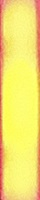
#> input picture hist_standard/R-1.jpg, 40 x 200 px
$ python main.py
#> lines starting #> are read from the running program, lines starting #| are printed output that depends on the picture
### expansion_labeling_prcessing.py
#!/usr/bin/python
# -*- coding: utf-8 -*-
"""
    Description:
    ----------

    Module used:
    ----------


    Author:
    ----------
        Shunya TANAKA

"""

# ========== Modules ========== #
import cv2
import os
import sys
import time
import numpy as np

# ========== Debugger ========== #
# Get File Name
FILE_NAME = os.path.basename(__file__)


def expansion_labeling_prcessing(img_bin, area_size, area_aspect, DEBUG, img_bgr):
    """

    Parameters
    ----------

    img_bin : image
        binary image

    area_size : list of float
        検出するプロブの面積の最小値, 最大値
        [0]: min : int
        [1]: max : int

    area_aspect : list of float
        検出オブジェクトのアスペクト比
        [0]: min
        [1]: max

    DEBUG : list of bool
        デバッグ機能有効化
        [0] : Terminal output
        [1] : Window monitor output

    img_bgr : image
        DEBUGで使用するために必要

    Returns
    ----------

    _num_object : int
        フィルタを通過したプロブの数

    _list_data : list of float64
        フィルタを通過した各プロブのデータを格納したリスト


    """

    # Get Function Name
    FUNCTION_NAME = sys._getframe().f_code.co_name

    # Debugger Info
    DEBUG_INFO = "[" + FILE_NAME + ", " + FUNCTION_NAME + "]:"

    # ------------------------------ #

    # Labeling Process
    _num_object, _labeling, _contours, _GoCs = cv2.connectedComponentsWithStats(img_bin)

    # Define data list
    _list_data = np.zeros((_num_object, 9), dtype=np.float64)

    # 何もプロブが無いとエラーとなるので例外処理
    if (1 <= _num_object):

        # 条件にあうプロブを満たすものだけをカウント
        label = 0

        # プロブがあるとき, 0個目からデータを取得する
        for i in range(0, _num_object):

            # 重心座標取得
            center_x, center_y = _GoCs[i]

            # オブジェクトの左上の座標(x,y),横幅,縦幅,面積取得
            square_x, square_y, w, h, size = _contours[i]

            # Area filter & Aspect ratio filter
            if ((area_size[0] <= size) & (size <= area_size[1]) & (area_aspect[0] <= w / h) & (
                    w / h <= area_aspect[1])):

                _list_data[label][0] = label  # 割り当てられたラベルナンバー(あんまり使わない？)
                _list_data[label][1] = size  # ラベルナンバーの面積
                _list_data[label][2] = center_x  # 重心(x座標)
                _list_data[label][3] = center_y  # 重心(y座標)
                _list_data[label][4] = square_x  # 認識したオブジェクトの左上のx座標
                _list_data[label][5] = square_y  # 認識したオブジェクトの左上のx座標
                _list_data[label][6] = w  # 横幅
                _list_data[label][7] = h  # 縦幅
                _list_data[label][8] = w / h  # アスペクト比

                # DEBUG Monitor
                if (DEBUG[1] == True):
                    img_dst = cv2.rectangle(img_bgr, (int(_list_data[label][4]), int(_list_data[label][5])), (
                        int(_list_data[label][4] + _list_data[label][6]),
                        int(_list_data[label][5] + _list_data[label][7])), (0, 0, 255), 1)

                    img_dst = cv2.circle(img_bgr, (int(center_x), int(center_y)), 1, (0, 0, 255), -1)

                    img_dst = cv2.putText(img_dst, "{}".format(label), (int(center_x), int(center_y) - 5),
                                          cv2.FONT_HERSHEY_SIMPLEX, 0.5, (0, 255, 0), 2, cv2.LINE_AA)

                    cv2.namedWindow(DEBUG_INFO + " result", cv2.WINDOW_AUTOSIZE)
                    cv2.imshow(DEBUG_INFO + " result", img_dst)

                # Debug Terminal
                if (DEBUG[0] == True):
                    print("-" * 30)
                    print(DEBUG_INFO)
                    print("label num        :{}".format(_list_data[label][0]))
                    print("size             :{}".format(_list_data[label][1]))
                    print("center_x         :{:.2f}".format(_list_data[label][2]))
                    print("center_y         :{:.2f}".format(_list_data[label][3]))
                    print("square_x         :{}".format(_list_data[label][4]))
                    print("square_y         :{}".format(_list_data[label][5]))
                    print("w                :{}".format(_list_data[label][6]))
                    print("h                :{}".format(_list_data[label][7]))
                    print("aspect           :{:.4f}".format(_list_data[label][8]))

                label += 1

            _num_object = label

    return _num_object, _list_data


# [2 lines that do not run on import are left out]

### main.py
#!/usr/bin/python
# -*- coding: utf-8 -*-

"""
    Description:
    ----------


    Module used:
    ----------


    Author:
    ----------
        Shunya TANAKA
"""

# ======================================== #
#
#           Import Modules
#
# ======================================== #

# 公式モジュール
import cv2
import numpy as np
# from matplotlib import pyplot as plt
import time

# myself modules
import expansion_labeling_prcessing as ELP

print("----------Import Modules Clear----------")


# ======================================== #
#
#           Define Functions
#
# ======================================== #

print("----------Define Functions Clear----------")


# ======================================== #
#
#           Define GlobalValues
#
# ======================================== #

print("----------Define GlobalValues Clear----------")


# ======================================== #
#
#           Main code start
#
# ======================================== #

def main():
    """
        Description:
        ----------

        Parameter:
        ----------
        * None

        Return:
        ----------
        * None
    """


    # ===== Standart Histgram Data 読み込み===== #
    _img_hist_stand_red = cv2.imread("./hist_standard/R-1.jpg", 1)
#> _img_hist_stand_red is the input picture: shape (200, 40, 3); mean B, G, R 110.4, 226.4, 246.1
    _img_hist_stand_red_hsv = cv2.cvtColor(_img_hist_stand_red, cv2.COLOR_BGR2HSV)
#> _img_hist_stand_red_hsv: shape (200, 40, 3); mean H, S, V 26.7, 140.9, 246.3
    _img_hist_stand_red_h = cv2.calcHist(_img_hist_stand_red_hsv, [0], None, [180], [0, 180])
    _img_hist_stand_red_h_w, _img_hist_stand_red_h_h, _img_hist_stand_red_h_ch = _img_hist_stand_red.shape[:3]

    # [10 lines of commented-out code are left out]
    _img_src = cv2.imread("./img_data/temp1.jpg", 1)
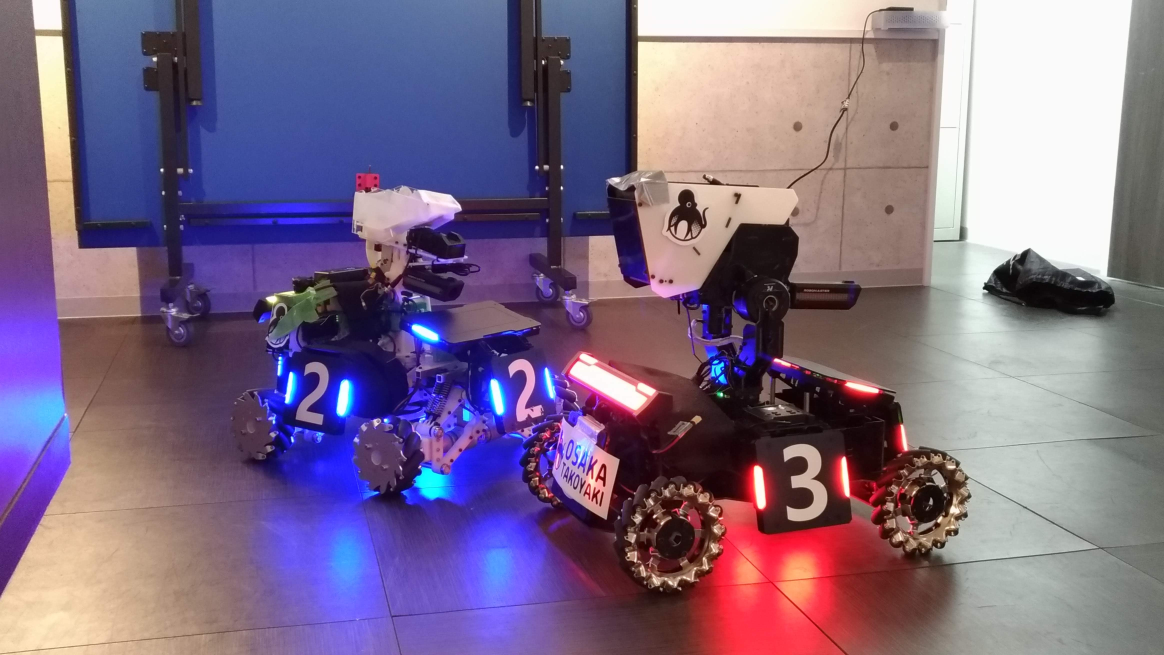
#> input picture img_data/temp1.jpg, 4656 x 2620 px (shown at 1/4 size)
#> _img_src is the input picture: shape (2620, 4656, 3); mean B, G, R 134.4, 107.3, 125.9
    print("size={}".format(_img_src.shape))
#| size=(2620, 4656, 3)
    # 画像リサイズ
    _img_src = cv2.resize(_img_src, (1280, 720))
#> _img_src: shape (720, 1280, 3)

    while True:


        time_start = time.time()

        # cv2.namedWindow("_img_src", cv2.WINDOW_NORMAL)
        # cv2.imshow("_img_src", _img_src)


        # ===== グレイスケールへ変換 ===== #
        """
            一定しきい値を超える明るさの領域を探す
        """
        # BGR色空間からGrayへ変換
        _img_gray = cv2.cvtColor(_img_src, cv2.COLOR_BGR2GRAY)
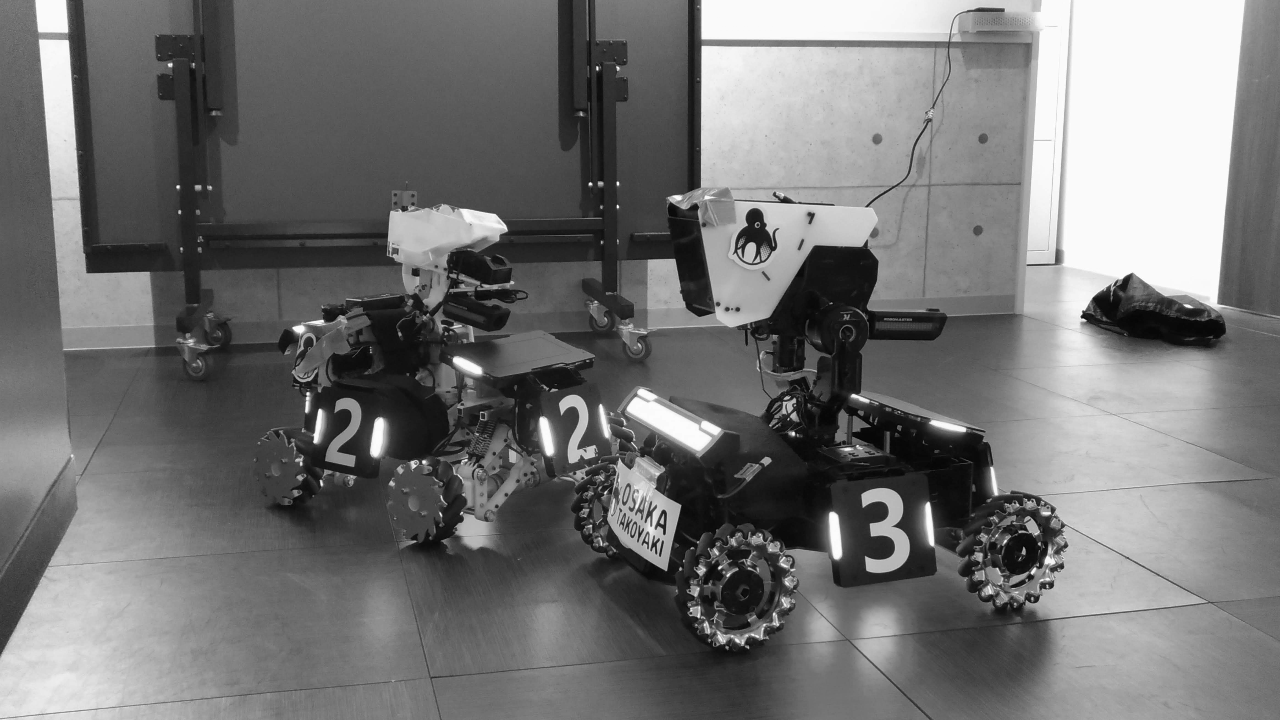
#> _img_gray: shape (720, 1280); min 3, max 255, mean 115.9
        # cv2.namedWindow("_img_gray", cv2.WINDOW_NORMAL)
        # cv2.imshow("_img_gray", _img_gray)

        ret, _img_thresh = cv2.threshold(_img_gray, 220, 255, cv2.THRESH_TOZERO)
        # cv2.namedWindow("_img_thresh", cv2.WINDOW_NORMAL)
        # cv2.imshow("_img_thresh", _img_thresh)


        # ===== Morphology ===== #
        _ERODE_KERNEL = np.ones((3, 3),np.uint8)
        """
        _img_erode_dst = cv2.erode(img_thresh, _ERODE_KERNEL, iterations = 1)
        cv2.namedWindow("_img_erode_dst", cv2.WINDOW_NORMAL)
        cv2.imshow("_img_erode_dst", _img_erode_dst)
        """
        _img_opening_dst = cv2.morphologyEx(_img_thresh, cv2.MORPH_OPEN, _ERODE_KERNEL)
        cv2.namedWindow("_img_opening", cv2.WINDOW_NORMAL)
        cv2.imshow("_img_opening", _img_opening_dst)


        # ===== Labering処理 ===== #
        """
            - 重心座標
            - サイズ
        """
        _debug_src = _img_src.copy()


        num, _data = ELP.expansion_labeling_prcessing(_img_opening_dst, [50, 2000], [0.0, 1.0], [False, False], _debug_src)
#> in expansion_labeling_prcessing, `_num_object, _labeling, _contours, _GoCs = cv2.connectedComponentsWith..`:
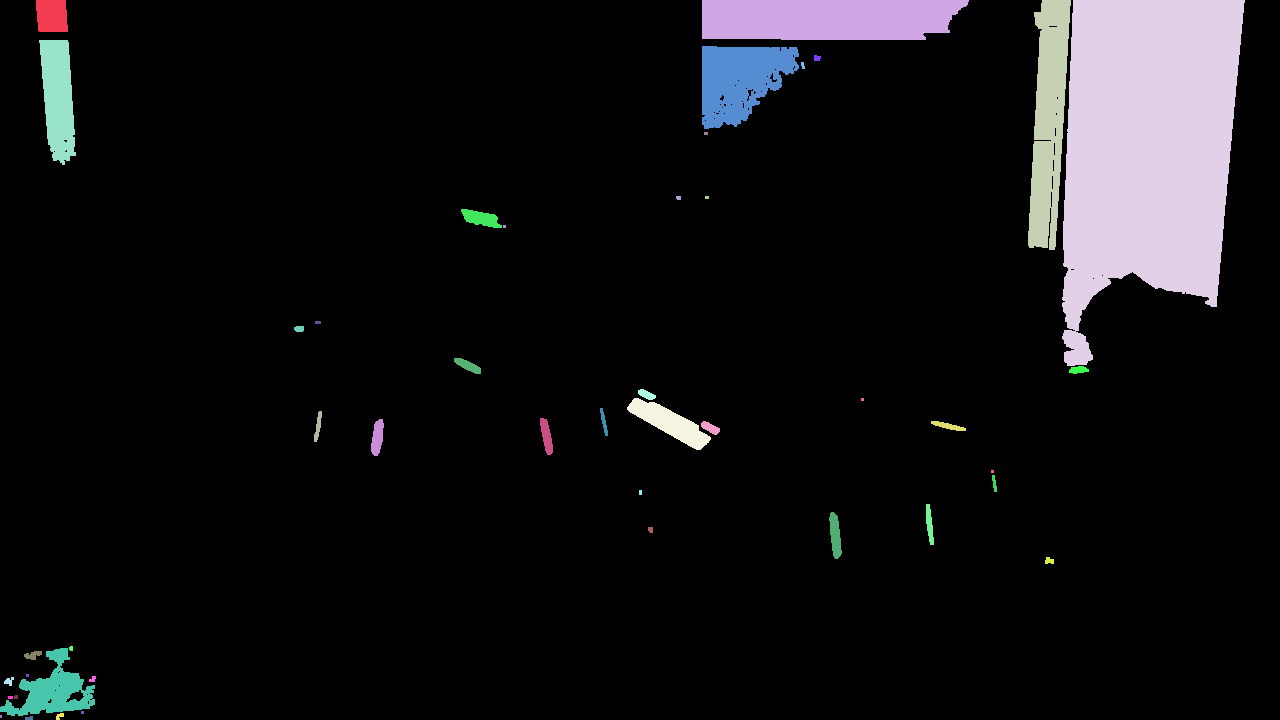
#> _labeling: shape (720, 1280) int32; 46 distinct labels, from 0 to 45; one colour per label, 0 black
#> the loop in expansion_labeling_prcessing, `for i in range(0, _num_object):` made 46 passes
#> (center_x, center_y, square_x, square_y, w, h, size) on passes 1 to 12: (608.6, 379.7, 0, 0, 1280, 720, 837984), (51.45, 15.45, 36, 0, 32, 32, 957), (826.8, 18.76, 702, 0, 267, 40, 9861), (1048.4, 120.4, 1028, 0, 43, 250, 7072), (1147, 147.7, 1062, 0, 183, 366, 48959), (57.77, 97.86, 39, 40, 37, 125, 3319), (739.9, 79.62, 702, 46, 97, 83, 5600), (816.7, 57.67, 814, 55, 7, 6, 36), (802.4, 65, 801, 62, 4, 7, 21), (705.5, 133, 704, 132, 4, 3, 12), (678.1, 197.4, 676, 196, 5, 4, 19), (706.5, 197, 705, 196, 4, 3, 12)
#> after the loop in expansion_labeling_prcessing, `for i in range(0, _num_object):`: label = 8
#> num = 8
        print(num)
#| 8


        # ===== HistgramInterseption ===== #
        """
            - Labering処理で得た明るい領域の位置をトリミングする.
            - 各領域において, 敵チームの色のヒストグラムとベースヒスグラムデータを照らしあわせて比較.
        """

        img_trim = _img_src.copy()
        img_hist_dst = _img_src.copy()

        img_armer_trim = [0 for i in range(0, num)]
#> img_armer_trim = [0, 0, 0, 0, 0, 0, 0, 0]
        # print(img_armer_trim)

        _hist_object = np.zeros((num, 1), dtype=np.float64)

        hist_armer_trim = [0 for i in range(0, num)]
#> hist_armer_trim = [0, 0, 0, 0, 0, 0, 0, 0]

        for i in range(0, num):

            # triming
            img_armer_trim[i] = img_trim[int(_data[i][5]) : int(_data[i][5] + _data[i][7]) , int(_data[i][4]) : int(_data[i][4] + _data[i][6])]


            # resize
            img_armer_trim[i] = cv2.resize(img_armer_trim[i], (_img_hist_stand_red_h_w, _img_hist_stand_red_h_h))
            # print("hist w={}, h={}".format(_img_hist_stand_red_h_w, _img_hist_stand_red_h_h))
            # print("hist w={}, h={}".format(_img_hist_stand_red_h_w, _img_hist_stand_red_h_h))

            # convert to hsv
            img_armer_trim[i] = cv2.cvtColor(img_armer_trim[i], cv2.COLOR_BGR2HSV)

            # get hist
            hist_armer_trim[i] = cv2.calcHist(img_armer_trim[i], [0], None, [180], [0, 180])


            # comper hist
            _hist_object[i] = cv2.compareHist(hist_armer_trim[i], _img_hist_stand_red_h, cv2.HISTCMP_CORREL)
            print("detected object{}={}".format(i, _hist_object[i]))

            if(0.05 <= _hist_object[i]):
                img_hist_dst = cv2.rectangle(img_hist_dst, (int(_data[i][4]), int(_data[i][5])), (int(_data[i][4] + _data[i][6]), int(_data[i][5] + _data[i][7])), (0, 255, 0), 3)

            cv2.namedWindow("img_hist_dst", cv2.WINDOW_NORMAL)
            cv2.imshow("img_hist_dst", img_hist_dst)
#> this loop made 8 passes
#> pass 1, in main, `img_hist_dst = cv2.rectangle(img_hist_dst, (int(_data[i][4]), int(_dat..`:
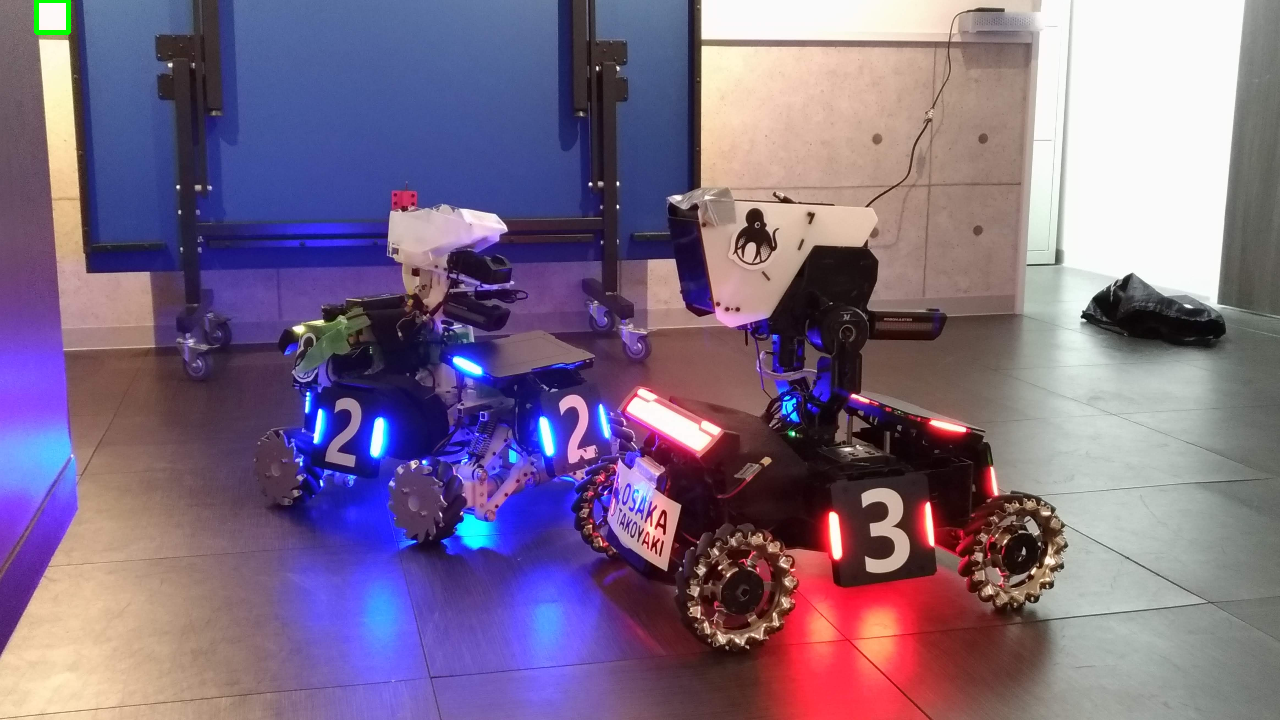
#> img_hist_dst: shape (720, 1280, 3); mean B, G, R 134.2, 107.3, 125.7
#> after the loop:
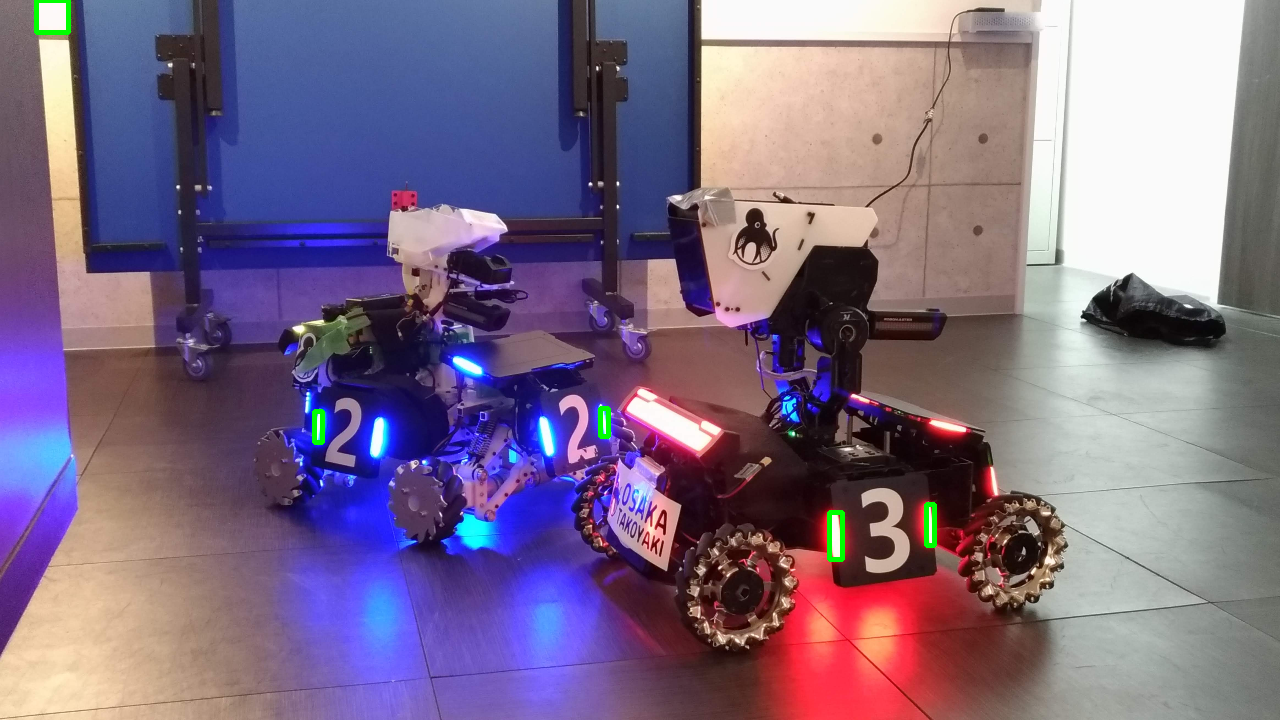
#> img_hist_dst: shape (720, 1280, 3); mean B, G, R 133.9, 107.5, 125.4
#> after the loop, hist_armer_trim = 8 items; img_armer_trim = 8 items


        # ===== 装甲板を狙う処理 =====#
        """
            - 装甲板についてる両側のLEDを見つけるため, 同じ形(アスペクト比とか)かつ, 一定ピクセル距離のものを見つける.
            - 条件を満たすものであれば, 真ん中の重心座標を狙う.
        """

        # ===== 相手の機体番号の取得 ===== #
        """
            - 装甲板の場所がわかれば, 装甲板のみをトリミングして, 番号を取得
                取得方法は, OCRか, テンプレートマッチングか(多分後者のほうが早そう)
        """


        # time.sleep(1.0)


        time_end = time.time()

        print("[ProcessTime] {}[s], {}[FPS]".format(time_end - time_start, 1 / (time_end - time_start)))

        # ===== key Event ===== #
        _key = cv2.waitKey(1)
#> (key q is pressed here)

        if(_key):
            if(_key == ord("q")):
                print("finish")
                break;

    cv2.destroyAllWindows()


# ======================================== #
#
#           Main code finish
#
# ======================================== #

print("----------Finish Program----------")

if __name__ == "__main__":
    main()
